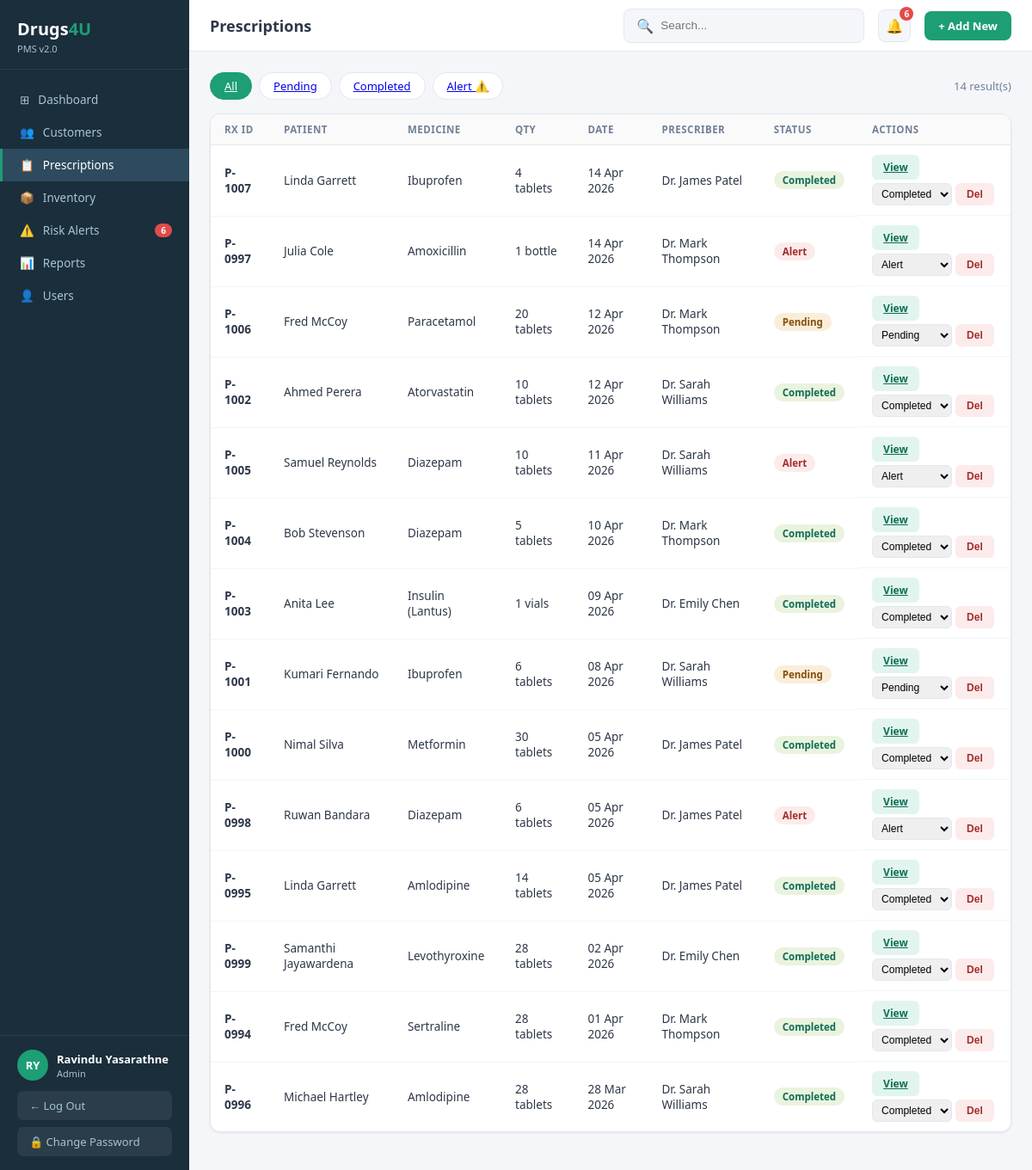
/app.php?page=prescriptions (signed in), run on the app's committed database.
### tables this page shows
CREATE TABLE IF NOT EXISTS prescriptions (
    id          VARCHAR(10) PRIMARY KEY,    
    cust_id     INT NOT NULL,
    med_id      INT NOT NULL,
    qty         INT NOT NULL DEFAULT 1,
    unit        VARCHAR(30),
    rx_date     DATE NOT NULL,
    prescriber  VARCHAR(100),
    status      ENUM('Pending','Completed','Alert') NOT NULL DEFAULT 'Pending',
    notes       TEXT,
    created_at  TIMESTAMP DEFAULT CURRENT_TIMESTAMP,
    FOREIGN KEY (cust_id) REFERENCES customers(id) ON DELETE CASCADE,
    FOREIGN KEY (med_id)  REFERENCES medicines(id)  ON DELETE CASCADE
);

CREATE TABLE IF NOT EXISTS medicines (
    id          INT AUTO_INCREMENT PRIMARY KEY,
    name        VARCHAR(150) NOT NULL,
    category    VARCHAR(80) NOT NULL,
    qty         INT NOT NULL DEFAULT 0,
    unit        VARCHAR(30) NOT NULL DEFAULT 'tablets',
    expiry      DATE,
    supplier    VARCHAR(100),
    id_check    TINYINT(1) NOT NULL DEFAULT 0,
    price       DECIMAL(10,2) DEFAULT 0.00,
    created_at  TIMESTAMP DEFAULT CURRENT_TIMESTAMP
);

### includes/db.php (called while the page is built, shortened)
<?php
function getDB(): mysqli {
    static $conn = null;
    if ($conn === null) {
        $conn = new mysqli(DB_HOST, DB_USER, DB_PASS, DB_NAME, DB_PORT);
        $conn->set_charset('utf8mb4');
    }
    return $conn;
}
function query(string $sql, string $types = '', ...$params): mysqli_result|bool {
    $db  = getDB();
    $stmt = $db->prepare($sql);
    if ($types && $params) {
        $stmt->bind_param($types, ...$params);
    }
    $stmt->execute();
    $result = $stmt->get_result();
    return $result !== false ? $result : true;
}
function fetchAll(string $sql, string $types = '', ...$params): array {
    $res = query($sql, $types, ...$params);
    return $res->fetch_all(MYSQLI_ASSOC);
}

### pages/prescriptions.php (the view, shortened to what this page needs)
<?php
$filter = $_GET['filter'] ?? 'all';
$whereStatus = match($filter) {
    'pending'   => "WHERE p.status='Pending'",
    'completed' => "WHERE p.status='Completed'",
    'alert'     => "WHERE p.status='Alert'",
    default     => '',
};
$searchWhere = '';
$binds = [];
$sql = "SELECT p.*, CONCAT(c.first_name,' ',c.last_name) AS patient, m.name AS medicine, m.unit AS med_unit
        FROM prescriptions p
        JOIN customers c ON c.id=p.cust_id
        JOIN medicines  m ON m.id=p.med_id
        $whereStatus $searchWhere
        ORDER BY p.rx_date DESC, p.id DESC";
$rxList = $binds ? fetchAll($sql, str_repeat('s', count($binds)), ...$binds) : fetchAll($sql);
?>
<div class="filters">
  <?php foreach(['all'=>'All','pending'=>'Pending','completed'=>'Completed','alert'=>'Alert ⚠️'] as $k=>$v): ?>
  <a class="filter-btn <?= $filter===$k?'active':'' ?>" href="app.php?page=prescriptions&filter=<?= $k ?>"><?= $v ?></a>
  <?php endforeach; ?>
  <span style="margin-left:auto;font-size:13px;color:var(--text-muted)"><?= count($rxList) ?> result(s)</span>
</div>
<div class="card">
  <table>
    <thead><tr><th>Rx ID</th><th>Patient</th><th>Medicine</th><th>Qty</th><th>Date</th><th>Prescriber</th><th>Status</th><th>Actions</th></tr></thead>
    <tbody>
    <?php if ($rxList): ?>
    <?php foreach ($rxList as $rx): ?>
    <tr>
      <td><strong><?= htmlspecialchars($rx['id']) ?></strong></td>
      <td><?= htmlspecialchars($rx['patient']) ?></td>
      <td><?= htmlspecialchars($rx['medicine']) ?></td>
      <td><?= $rx['qty'] ?> <?= htmlspecialchars($rx['med_unit']) ?></td>
      <td><?= date('d M Y', strtotime($rx['rx_date'])) ?></td>
      <td><?= htmlspecialchars($rx['prescriber']) ?></td>
      <td><?php
        $cls = match($rx['status']) {'Completed'=>'badge-green','Pending'=>'badge-amber','Alert'=>'badge-red',default=>'badge-gray'};
        echo "<span class='badge $cls'>{$rx['status']}</span>";
      ?></td>
      <td style="display:flex;gap:4px;flex-wrap:wrap">
        <a href="app.php?page=prescriptions&view=<?= urlencode($rx['id']) ?>" class="btn-sm btn-view">View</a>
        <form method="POST" style="display:inline">
          <select name="status" onchange="this.form.submit()" style="padding:4px 6px;border-radius:6px;border:1px solid var(--border);font-size:12px">
            <?php foreach(['Pending','Completed','Alert'] as $s): ?>
            <option value="<?= $s ?>" <?= $rx['status']===$s?'selected':'' ?>><?= $s ?></option>
            <?php endforeach; ?>
          </select>
        </form>
        <form method="POST" style="display:inline" onsubmit="return confirm('Delete this prescription?')">
          <button type="submit" class="btn-sm btn-delete">Del</button>
        </form>
      </td>
    </tr>
    <?php endforeach; ?>
    <?php else: ?>
    <tr><td colspan="8" style="text-align:center;padding:40px;color:var(--text-muted)">No prescriptions found.</td></tr>
    <?php endif; ?>
    </tbody>
  </table>
</div>

### app.php (style rules this page uses)
* { margin:0;padding:0;box-sizing:border-box }
:root { --sidebar:#1a2e3b;--sidebar-active:#2d4a5e;--sidebar-text:#a8c4d4;--sidebar-active-text:#fff; --teal:#1D9E75;--teal-light:#E1F5EE;--teal-dark:#0F6E56; --blue:#378ADD;--blue-light:#E6F1FB; --orange:#E07B39;--orange-light:#FAECE7; --green:#639922;--green-light:#EAF3DE; --red:#E24B4A;--red-light:#FCEBEB; --amber:#BA7517;--amber-light:#FAEEDA; --gray:#F5F6FA;--border:#E2E8F0;--text:#2D3748;--text-muted:#718096; --white:#ffffff;--card-shadow:0 1px 3px rgba(0,0,0,0.08); }
body { font-family:'Segoe UI',sans-serif;background:var(--gray);color:var(--text);height:100vh;overflow:hidden;display:flex }
.card { background:#fff;border-radius:12px;box-shadow:var(--card-shadow);border:1px solid var(--border);overflow:hidden;margin-bottom:20px }
table { width:100%;border-collapse:collapse }
th { font-size:11.5px;color:var(--text-muted);font-weight:600;padding:10px 16px;text-align:left;background:#FAFAFA;border-bottom:1px solid var(--border);text-transform:uppercase;letter-spacing:.5px }
td { font-size:13.5px;padding:11px 16px;border-bottom:1px solid #F1F5F9;vertical-align:middle }
tr:last-child td { border-bottom:none }
.badge { display:inline-flex;align-items:center;padding:3px 10px;border-radius:20px;font-size:11.5px;font-weight:600;white-space:nowrap }
.badge-green { background:var(--green-light);color:var(--teal-dark) }
.badge-red { background:var(--red-light);color:#A32D2D }
.badge-amber { background:var(--amber-light);color:#854F0B }
.btn-sm { padding:5px 12px;border-radius:6px;font-size:12px;font-weight:600;cursor:pointer;border:1px solid;transition:.15s }
.btn-view { background:var(--teal-light);color:var(--teal-dark);border-color:transparent }
.btn-delete { background:var(--red-light);color:#A32D2D;border-color:transparent }
.filters { display:flex;gap:8px;margin-bottom:16px;flex-wrap:wrap;align-items:center }
.filter-btn { padding:6px 16px;border-radius:20px;border:1.5px solid var(--border);background:#fff;font-size:13px;cursor:pointer;font-weight:500;transition:.15s }
.filter-btn.active,.filter-btn:checked { background:var(--teal);color:#fff;border-color:var(--teal) }

### data on the page
prescriptions: id "P-1007", patient "Linda Garrett", med.name "Ibuprofen", qty "4", med.unit "tablets", rx_date "14 Apr 2026", prescriber "Dr. James Patel", status "Completed"
prescriptions: id "P-0997", patient "Julia Cole", med.name "Amoxicillin", qty "1", med.unit "bottle", rx_date "14 Apr 2026", prescriber "Dr. Mark Thompson", status "Alert"
prescriptions: id "P-1006", patient "Fred McCoy", med.name "Paracetamol", qty "20", med.unit "tablets", rx_date "12 Apr 2026", prescriber "Dr. Mark Thompson", status "Pending"
prescriptions: id "P-1002", patient "Ahmed Perera", med.name "Atorvastatin", qty "10", med.unit "tablets", rx_date "12 Apr 2026", prescriber "Dr. Sarah Williams", status "Completed"
prescriptions: id "P-1005", patient "Samuel Reynolds", med.name "Diazepam", qty "10", med.unit "tablets", rx_date "11 Apr 2026", prescriber "Dr. Sarah Williams", status "Alert"
prescriptions: id "P-1004", patient "Bob Stevenson", med.name "Diazepam", qty "5", med.unit "tablets", rx_date "10 Apr 2026", prescriber "Dr. Mark Thompson", status "Completed"
prescriptions: id "P-1003", patient "Anita Lee", med.name "Insulin (Lantus)", qty "1", med.unit "vials", rx_date "09 Apr 2026", prescriber "Dr. Emily Chen", status "Completed"
prescriptions: id "P-1001", patient "Kumari Fernando", med.name "Ibuprofen", qty "6", med.unit "tablets", rx_date "08 Apr 2026", prescriber "Dr. Sarah Williams", status "Pending"
prescriptions: id "P-1000", patient "Nimal Silva", med.name "Metformin", qty "30", med.unit "tablets", rx_date "05 Apr 2026", prescriber "Dr. James Patel", status "Completed"
prescriptions: id "P-0998", patient "Ruwan Bandara", med.name "Diazepam", qty "6", med.unit "tablets", rx_date "05 Apr 2026", prescriber "Dr. James Patel", status "Alert"
prescriptions: id "P-0995", patient "Linda Garrett", med.name "Amlodipine", qty "14", med.unit "tablets", rx_date "05 Apr 2026", prescriber "Dr. James Patel", status "Completed"
prescriptions: id "P-0999", patient "Samanthi Jayawardena", med.name "Levothyroxine", qty "28", med.unit "tablets", rx_date "02 Apr 2026", prescriber "Dr. Emily Chen", status "Completed"
prescriptions: id "P-0994", patient "Fred McCoy", med.name "Sertraline", qty "28", med.unit "tablets", rx_date "01 Apr 2026", prescriber "Dr. Mark Thompson", status "Completed"
prescriptions: id "P-0996", patient "Michael Hartley", med.name "Amlodipine", qty "28", med.unit "tablets", rx_date "28 Mar 2026", prescriber "Dr. Sarah Williams", status "Completed"

### other printed values
$n['icon'] "⊞"
$n['label'] "Dashboard"
$n['icon'] "👥"
$n['label'] "Customers"
$n['icon'] "📋"
$n['label'] "Prescriptions"
$n['icon'] "📦"
$n['label'] "Inventory"
$n['icon'] "⚠️"
$n['label'] "Risk Alerts"
$n['badge'] "6"
$n['icon'] "📊"
$n['label'] "Reports"
$n['icon'] "👤"
$n['label'] "Users"
